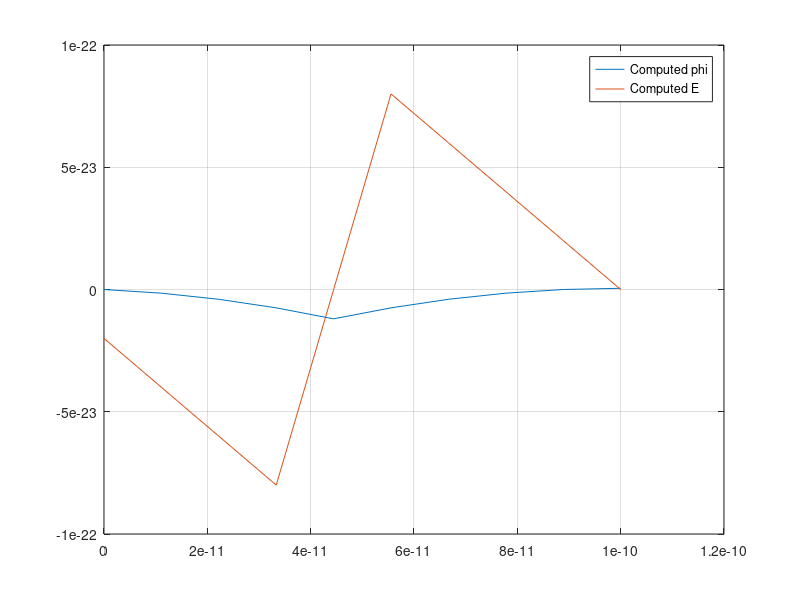

Write MATLAB code to recreate this figure.
N = 10; % Numero de puntos en la malla
L = 1e-10; % Tamaño en metros del dominio
q = -1;
dx = L/N;
periodic = 1;

% Cargo una matriz tridiagonal con coeficientes 1 -2 y 1
A = full(gallery("tridiag", N, 1, -2, 1));

% El rango de A es N-1, así que necesito una ecuación adicional
disp("Rank of A:")
disp(rank(A))

b = zeros(N,1);

% Coloco un electron en el medio
% b(N/2) = 1;
b(1/2 * N) = -q*dx^2;
%b(3/8 * N) = -q*dx^2;
%b(5/8 * N) = -q*dx^2;

% La suma de cargas debe ser cero
%b = b - 1/(N-1);


if(periodic)
	disp("PERIODIC")
	% Añado los coeficientes en la frontera, para que sea un dominio periódico
	A(1,N) = 1;
	A(N,1) = 1;
	%A(1,1) = -1;

	% Añado una equación para fijar el valor de $\phi_1 = 0$
	A = [[1, zeros(1,N-1)]; A];

	%A(1,:) = 0;
	%A(1,1) = 1;

	disp("Rank of A after adding the extra equation:")
	disp(rank(A))

	% Añado el lado derecho de la ecuación extra $\phi_1 = 0$
	b = [0; b];
endif

% Resuelvo el potencial electrico
phi = A\b;

% Compruebo que la solucion funciona
disp("Error:")
disp(norm(A*phi - b))

% Y aproximo el campo eléctrico $E = - \nabla \phi$ como $\phi_{i-1} - \phi_{i+1}$
E = shift(phi, -1) - shift(phi, +1);

x = linspace(0, L, N);

deltax = (N/2)*dx - x;

% El valor teórico debería ser este:
Et = q ./ deltax.^2;
phit = q ./ deltax;


plot(
	x, phi/10,	"-;Computed phi;"
	,x, E,		"-;Computed E;"
%	,x, phit/1e12,	";Theorical phi;"
%	,x, Et/1e20,		";Theorical E;"
)

grid()

%print -dpng -r200 field.png
